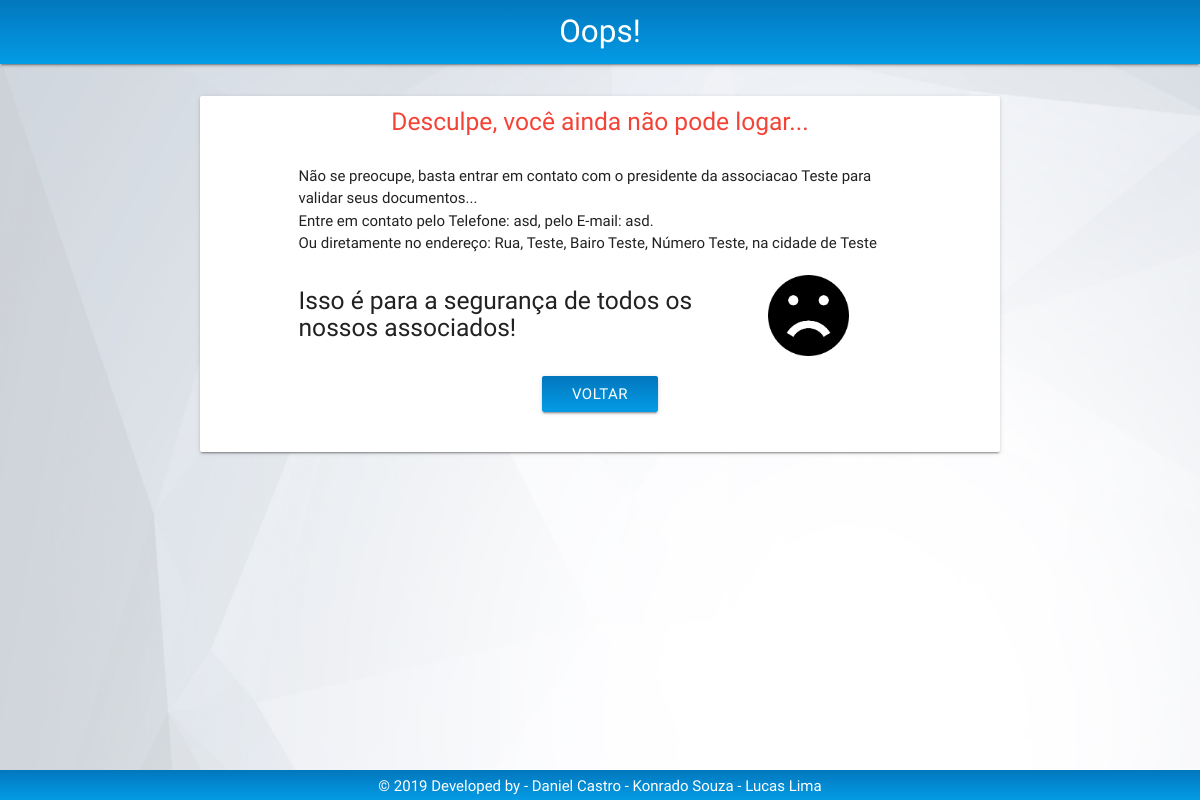
Page /Tela/loginRecusado.php on the earlier database version.
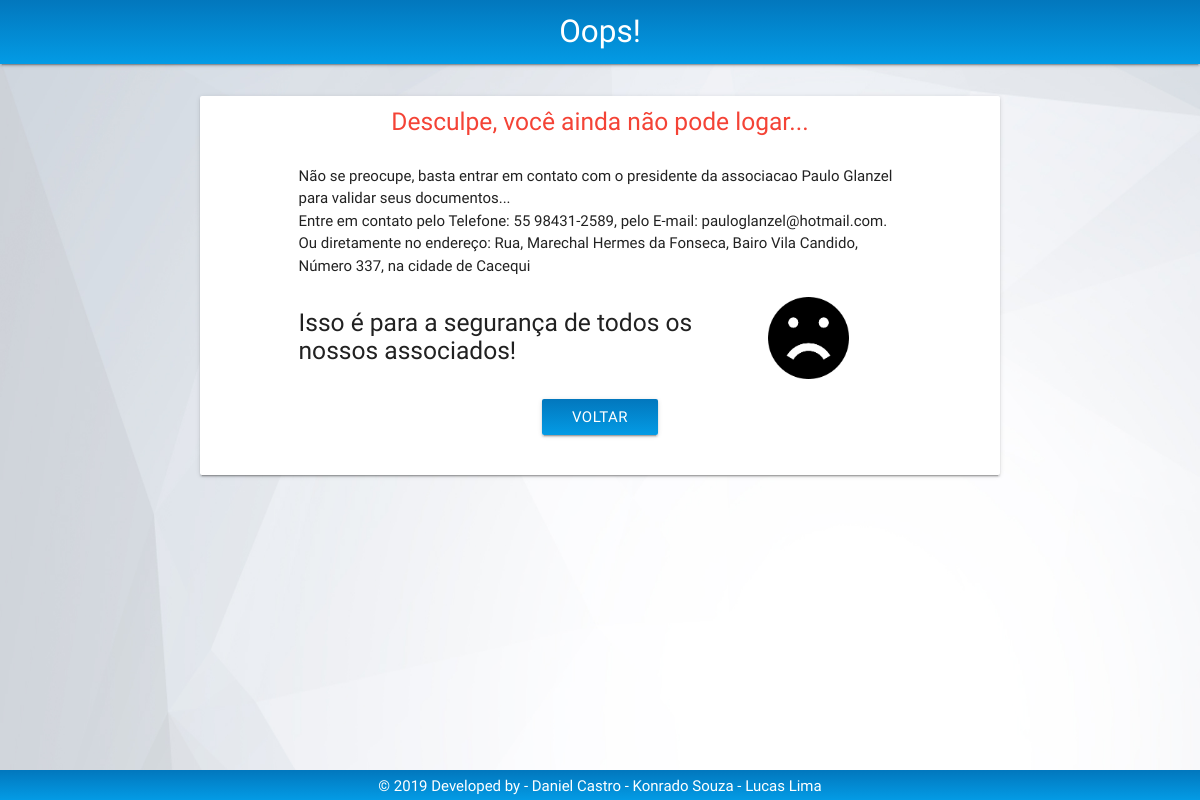
Same page on the later database version.
### tables this page shows
CREATE TABLE IF NOT EXISTS `usuario` (
`id` int(11) NOT NULL,
  `nome` varchar(100) DEFAULT NULL,
  `usuario` varchar(50) NOT NULL,
  `senha` varchar(150) NOT NULL,
  `cidade` varchar(100) DEFAULT NULL,
  `bairro` varchar(100) DEFAULT NULL,
  `rua` varchar(100) DEFAULT NULL,
  `numero` varchar(20) DEFAULT NULL,
  `cep` varchar(10) NOT NULL,
  `cpf` varchar(11) DEFAULT NULL,
  `rg` varchar(30) DEFAULT NULL,
  `data_nasc` varchar(20) NOT NULL,
  `telefone` varchar(15) DEFAULT NULL,
  `email` varchar(100) DEFAULT NULL,
  `pode_logar` varchar(30) DEFAULT NULL,
  `administrador` varchar(50) NOT NULL
);

### Controle/usuarioPDO.php (called while the page is built, shortened)
<?php
class usuarioPDO {
    public function selectPresidente() {
        $conexao = new conexao();
        $pdo = $conexao->getConexao();
        $stmt = $pdo->prepare("SELECT id_usuario FROM diretoria WHERE cargo LIKE 'Presidente';");
        $stmt->execute();
        $linha = $stmt->fetch();
        $stmt = $pdo->prepare("SELECT * FROM usuario WHERE id = " . $linha['id_usuario']);
        $stmt->execute();
        $linha = $stmt->fetch();
        return $linha;
    }
}

### Tela/loginRecusado.php (the view, shortened to what this page needs)
<!DOCTYPE html>
<html>
    <head>
        <?php
        include_once '../Base/header.php';
        include_once '../Controle/usuarioPDO.php';
        $usuarioPDO = new usuarioPDO();
        $presidente = $usuarioPDO->selectPresidente();
        ?>
    </head>
    <body class="homeimg">
        <nav class="nav-extended ">
            <div class="nav-wrapper corpadrao">
                <a class="brand-logo center">Oops!</a>
            </div>
        </nav>
        <main id="main">
            <div class="row">
                <div style="height: 3vh;"></div>
                <div class="col s8 offset-s2 card center">
                    <div class="row">
                        <div class="col s10 offset-s1">
                            <div class="row">
                                <h5 class="red-text">Desculpe, você ainda não pode logar...</h5>
                            </div>
                            <div class="row">
                                <span class="left-align col s12 ">Não se preocupe, basta entrar em contato com o presidente da associacao <?php echo $presidente['nome']; ?>
                                    para validar seus documentos...<br>Entre em contato pelo Telefone: <?php echo $presidente['telefone']; ?>, pelo E-mail: <?php echo $presidente['email']; ?>.<br>Ou diretamente no endereço:
                                    Rua, <?php echo $presidente['rua']; ?>, Bairo <?php echo $presidente['bairro']; ?>, Número  <?php echo $presidente['numero']; ?>, na cidade de <?php echo $presidente['cidade']; ?></span></div>
                            <div class="row left-align">
                                <h5 class="col s9">
                                    Isso é para a segurança de todos os nossos associados!</h5>
                                <img class="col s2" src="../Img/sintoMuito.png">
                            </div>
                            <div class="row">
                                <a href="./login.php" class="btn hoverable corpadrao">Voltar</a>
                            </div>
                        </div>
                    </div>
                </div>
            </div>
        </main>
        <?php include_once '../Base/footer.php'; ?>
    </body>
</html>

### Base/header.php (shortened to what this page needs)
<?php
if (realpath("./index.php")) {
    $pontos = "";
} else {
    $pontos = ".";
}
?>
<link rel="stylesheet" href="<?php echo $pontos; ?>./css/materialize.css">
<link rel="stylesheet" href="<?php echo $pontos; ?>./css/custom.css">

### Base/footer.php
<footer class="center corpadrao">
    <div class="footer-copyright white-text" >
        © 2019 Developed by - Daniel Castro - Konrado Souza - Lucas Lima
    </div>
</footer>

### css/custom.css (style rules this page uses)
footer { position: fixed; bottom: 0; width: 100%; padding-top: 5px; padding-bottom: 3px; }
.homeimg { background-image: url('../Img/bg2.jpg'); background-size: 100% 100%; background-attachment: fixed; }
.corpadrao { background: linear-gradient(to bottom, #0277bd , #039be5); }

Differences in the rows shown:
changed usuario: nome "Teste" → "Paulo Glanzel"; telefone "asd" → "55 98431-2589"; email "asd" → "pauloglanzel@hotmail.com"; rua "Teste" → "Marechal Hermes da Fonseca"; bairro "Teste" → "Vila Candido"; numero "Teste" → "337"; cidade "Teste" → "Cacequi"
